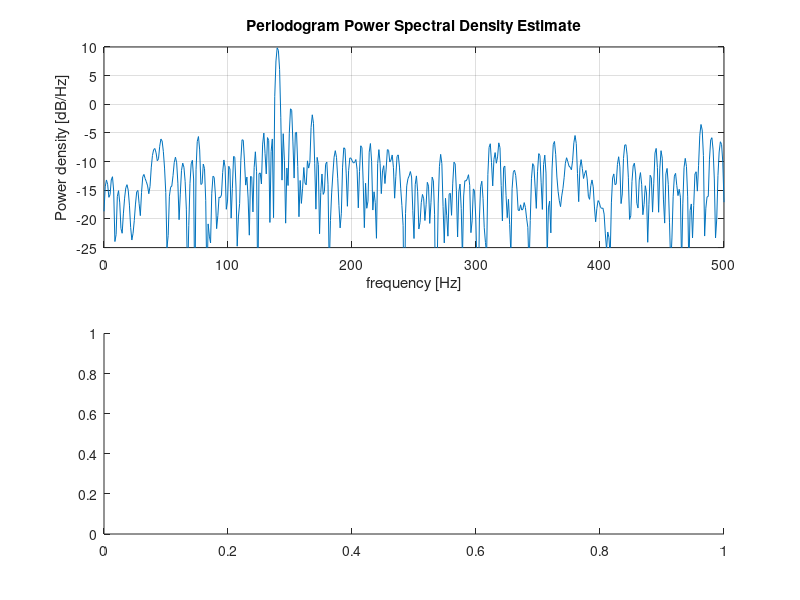

Write MATLAB code to recreate this figure. (Note: this script raises an error after producing the figure.)
clear
randn('state',1)
fs = 1000;                         % Sampling frequency
t = (0:0.3*fs)./fs;                % 301 samples
xn = 2*sin(2*pi*150*t)+8*sin(2*pi*140*t) + 5*randn(size(t));
figure(1)
subplot(211)
periodogram(xn,rectwin(length(xn)),1024,fs);
axis([0 500 -25 10])
subplot(212)
pwelch(xn,rectwin(150),75,512,fs);
axis([0 500 -25 10])

figure(2)
pwelch(xn,hamming(100),75,512,fs);
axis([0 500 -25 10])
